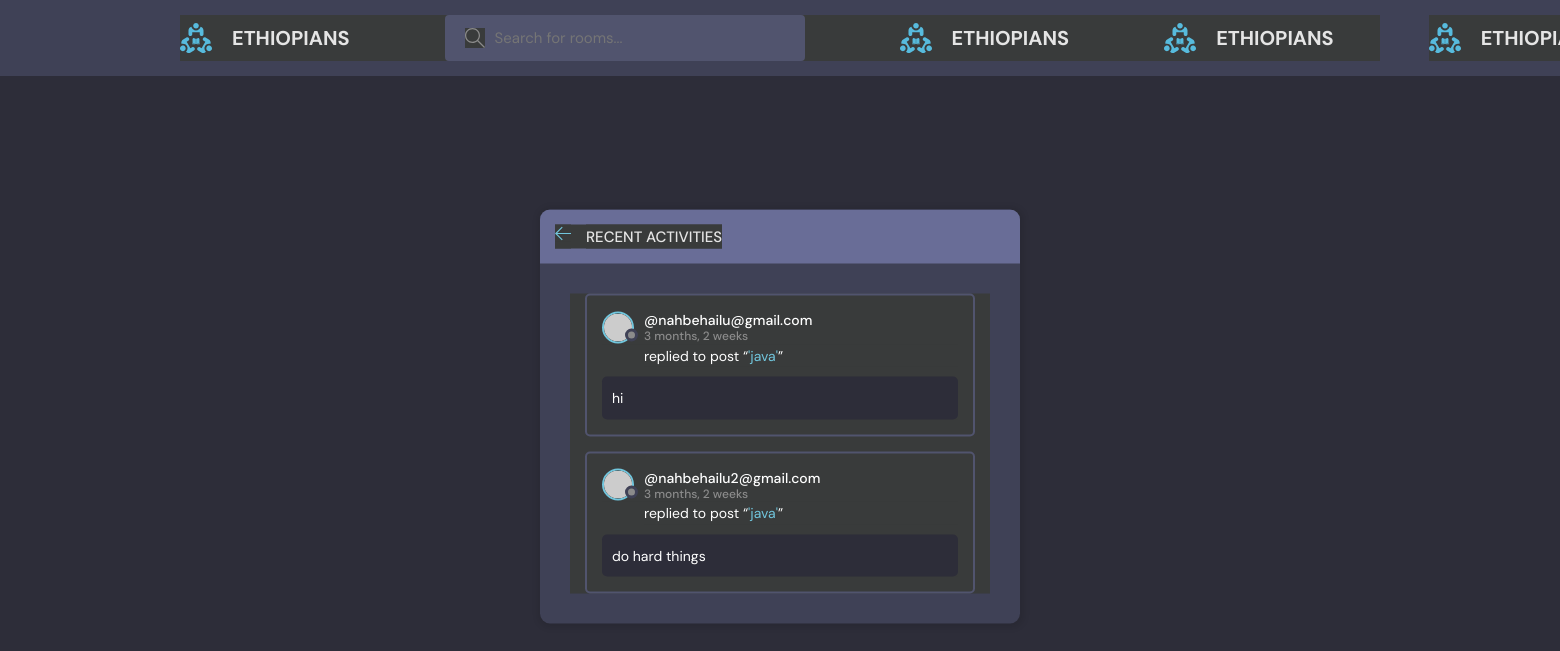
The page /activity/ on the database its author committed.
### base/models.py (models this page shows, shortened)
class Message(models.Model):
    user=models.ForeignKey(User,on_delete=models.SET_NULL,null=True)
    room=models.ForeignKey(Room,on_delete=models.CASCADE)
    body=models.TextField()
    created=models.DateTimeField(auto_now_add=True)
    updated=models.DateTimeField(auto_now=True)

class User(AbstractUser):
    name=models.CharField(max_length=200 ,null=True)
    email=models.EmailField( unique=True, null=True)
    bio=models.TextField(null=True,blank=True)
    avatar=models.ImageField( null=True,default='avatar.svg')
    REQUIRED_FIELDS=[]
    USERNAME_FIELD='email'

class Room(models.Model):
    host=models.ForeignKey(User, on_delete=models.SET_NULL,null=True)
    topic=models.ForeignKey(Topic, on_delete=models.SET_NULL,null=True)
    participants=models.ManyToManyField(User,related_name='participants',blank=True)
    name=models.CharField(max_length=200)
    descriptions=models.TextField(null=True,blank=True)
    created=models.DateTimeField(auto_now_add=True)
    updated=models.DateTimeField(auto_now=True)
    class Meta:
        ordering=['-updated','-created']
    def __str__(self):
        return self.name

### base/views.py (the view)
# urls.py: path('activity/',views.activityPage , name='activity'),
def activityPage(request):
    recent_message=Message.objects.all()
    return render(request,'base/activity.html',{'recent_message':recent_message})

### base/templates/base/activity.html (shortened to what this page needs)
{% extends 'main.html' %}
{% block content %}
    <main class="layout">
      <div class="container">
        <div class="layout__box">
          <div class="layout__boxHeader">
            <div class="layout__boxTitle">
              <a href="{% url 'home' %}">
                <svg version="1.1" xmlns="http://www.w3.org/2000/svg" width="32" height="32" viewBox="0 0 32 32">
                  <title>arrow-left</title>
                  <path
                    d="M13.723 2.286l-13.723 13.714 13.719 13.714 1.616-1.611-10.96-10.96h27.625v-2.286h-27.625l10.965-10.965-1.616-1.607z"
                  ></path>
                </svg>
              </a>
              <h3>Recent Activities</h3>
            </div>
          </div>
          <div class="activities-page layout__body">
            {% for message in recent_message %}
            <div class="activities__box">
              <div class="activities__boxHeader roomListRoom__header">
                <a href="{% url 'profile' message.user.id %}" class="roomListRoom__author">
                  <div class="avatar avatar--small">
                    <img src="https://randomuser.me/api/portraits/women/11.jpg" />
                  </div>
                  <p>
                    @{{message.user}}
                    <span>{{message.created|timesince}}</span>
                  </p>
                </a>
              </div>
              <div class="activities__boxContent">
                <p>replied to post “<a href="{% url 'room' message.room.id %}">'{{message.room}}'</a>”</p>
                <div class="activities__boxRoomContent">
                  {{message.body}}
                </div>
              </div>
            </div>
         {%endfor%}
            </div>
          </div>
        </div>
    </main>
    {% endblock content %}

### static/styles/style.css (style rules this page uses)
:root { --color-main: #71c6dd; --color-main-light: #e1f6fb; --color-dark: #3f4156; --color-dark-medium: #51546e; --color-dark-light: #696d97; --color-light: #e5e5e5; --color-gray: #8b8b8b; --color-light-gray: #b2bdbd; --color-bg: #2d2d39; --color-success: #5dd693; --color-error: #fc4b0b; }
* { font-family: "DM Sans", -apple-system, BlinkMacSystemFont, "Segoe UI", Roboto, Oxygen, Ubuntu, Cantarell, "Open Sans", "Helvetica Neue", sans-serif; margin: 0; padding: 0; box-sizing: border-box; text-rendering: optimizeLegibility; font-size: inherit; }
html { font-size: 56.25%; }
@media only screen and (min-width: 1200px) { html { font-size: 62.5%; } }
body { line-height: 1.6; font-weight: 400; font-size: 1.5rem; color: var(--color-light-gray); background-color: var(--color-bg); min-height: 100vh; }
img { width: 100%; }
a { display: inline-block; color: var(--color-main); text-decoration: none; }
.container { max-width: 120rem; width: 90%; margin: auto; }
.avatar { position: relative; display: inline-block; border-radius: 50%; border: 2px solid var(--color-main); }
.avatar img { display: block; border-radius: 50%; object-fit: cover; object-position: center; }
.avatar::after { content: ""; display: block; position: absolute; background-color: var(--color-gray); z-index: 111; border-radius: 50%; border: 0.3rem solid var(--color-dark); }
.avatar.avatar--small img { width: 2.8rem; height: 2.8rem; }
.avatar.avatar--small:after { width: 0.7rem; height: 0.7rem; bottom: 0px; right: -6px; }
.layout { margin-top: 2.4rem; }
.layout > .container { display: flex; justify-content: space-between; align-items: flex-start; }
.layout__box { width: 90%; max-width: 48rem; min-height: 40rem; position: absolute; top: 50%; left: 50%; transform: translate(-50%, -46%); background-color: var(--color-dark); border-radius: 1rem; box-shadow: 1px 1px 6px 3px rgba(0, 0, 0, 0.1); overflow: hidden; }
.layout__boxHeader { display: flex; padding: 1.5rem; background-color: var(--color-dark-light); }
.layout__boxTitle { display: flex; gap: 1.5rem; align-items: center; }
.layout__boxTitle h3 { text-transform: uppercase; font-weight: 500; color: var(--color-light); }
.layout__boxTitle svg { width: 1.6rem; height: 1.6rem; fill: var(--color-main); }
.layout__body { margin: 3rem; }
.roomListRoom__header { display: flex; justify-content: space-between; align-items: center; }
.roomListRoom__author { font-weight: 500; display: flex; align-items: center; gap: 1rem; }
.activities__box { margin: 1.5rem; padding: 1.5rem; border: 2px solid var(--color-dark-medium); border-radius: 5px; }
.activities__boxHeader p { font-size: 1.4rem; line-height: 1.3; }
.activities__boxHeader p span { color: var(--color-gray); font-size: 1.2rem; display: block; }
.activities__boxContent { margin-left: 4.2rem; }
.activities__boxContent { font-size: 1.4rem; }
.activities__boxRoomContent { background: var(--color-bg); padding: 1rem; border-radius: 5px; margin-top: 1rem; margin-left: -4.2rem; }

### static/styles/main.css (style rules this page uses)
* { background-color: rgb(57, 59, 59); color: white; }

### rows shown on the page
Message: user "nahbehailu@gmail.com", created "3 months, 2 weeks", room "java", body "hi"
Message: user "nahbehailu2@gmail.com", created "3 months, 2 weeks", room "java", body "do hard things"
